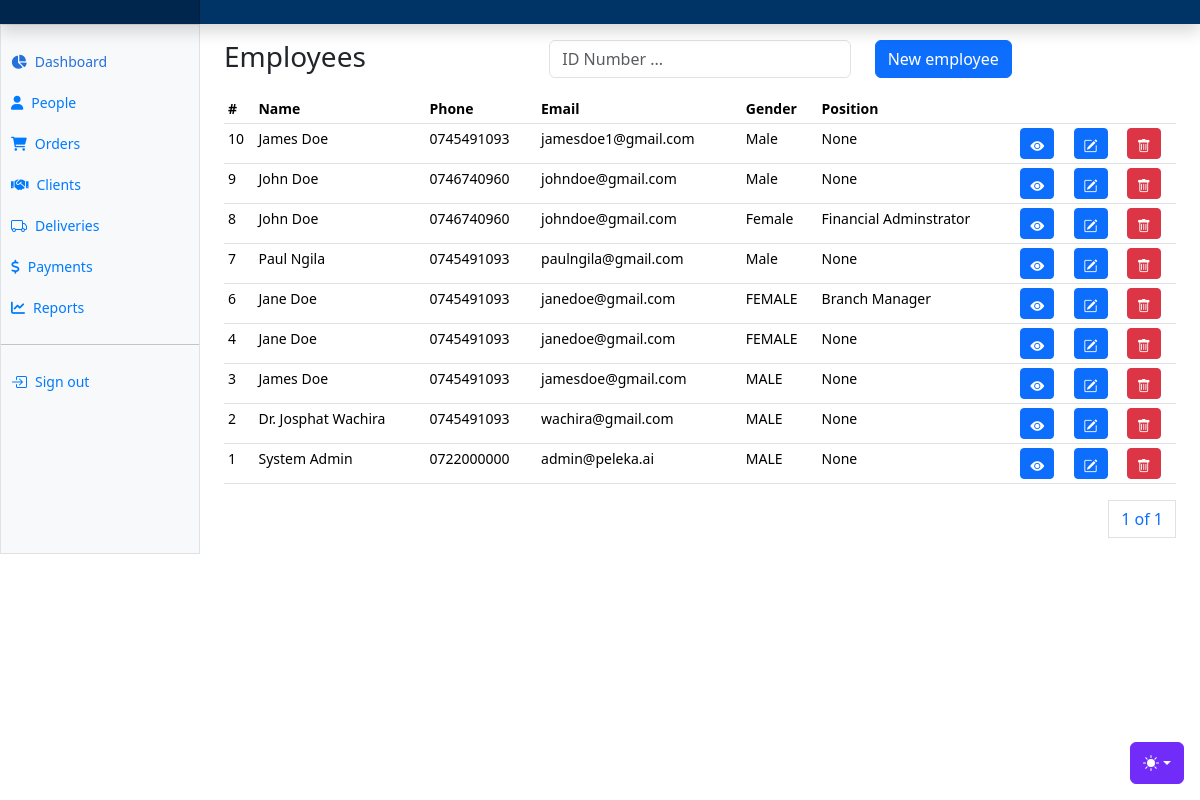
/users/employees/ (signed in), run on the app's committed database.
### apps/users/models.py (models this page shows, shortened)
class User(AbstractUser, AbstractBaseModel):
    role = models.CharField(max_length=255, choices=UserRoleEnum.choices())
    phone_number = models.CharField(max_length=20)
    date_of_birth = models.DateField(null=True)
    gender = models.CharField(max_length=255, choices=GenderEnum.choices())
    id_number = models.CharField(max_length=255, null=True)
    kra_pin = models.CharField(max_length=255, null=True)
    address = models.CharField(max_length=255, null=True)
    city = models.CharField(max_length=255, null=True)
    country = models.CharField(max_length=255, null=True)
    photo = models.ImageField(upload_to="users/", null=True)
    tenant = models.ForeignKey("tenants.Tenant", on_delete=models.SET_NULL, null=True)
    position = models.CharField(max_length=255, null=True)
    def name(self):
        return f"{self.first_name} {self.last_name}"

### apps/users/views.py (the view)
# urls.py: path("employees/", employees, name="employees"),
@login_required(login_url="/users/login")
def employees(request):
    user = request.user
    employees = User.objects.all().order_by("-created")
    if not user.is_superuser:
        employees = (
            User.objects.filter(tenant=request.tenant)
            .filter(role__in=["ADMIN", "EMPLOYEE"])
            .order_by("-created")
        )
    paginator = Paginator(employees, 10)
    page_number = request.GET.get("page")
    page_obj = paginator.get_page(page_number)
    context = {"page_obj": page_obj}
    return render(request, "employees/employees.html", context)

### templates/employees/employees.html (shortened to what this page needs)
{% extends "base.html" %}
{% block content %}
<div class="row">
    <div class="col">
        <h3>Employees</h3>
    </div>
    <div class="col">
      <form method="POST">
        <div class="input-group mb-3">
            <div class="col">
              <input type="text" class="form-control" name="search_text" id="search_text" placeholder="ID Number ...">
            </div>
          </div>
      </form>
    </div>
    <div class="col">
      <button class="btn btn-primary" data-bs-toggle="modal" data-bs-target="#newEmployeeModal">New employee</button>
    </div>
</div>
      <div class="table-responsive small">
        <table class="table table-sm">
          <thead>
            <tr>
              <th scope="col">#</th>
              <th scope="col">Name</th>
              <th scope="col">Phone</th>
              <th scope="col">Email</th>
              <th scope="col">Gender</th>
              <th scope="col">Position</th>
              <th scope="col" colspan="3"></th>
            </tr>
          </thead>
          <tbody>
            {% for employee in page_obj %}
            <tr>
              <td>{{employee.id}}</td>
              <td>{{employee.name}}</td>
              <td>{{employee.phone_number}}</td>
              <td>{{employee.email}}</td>
              <td>{{employee.gender}}</td>
              <td>{{employee.position}}</td>
              <td>
                <a href="" class="btn btn-primary btn-sm"><i class="bi bi-eye-fill"></i></a>
              </td>
              <td><a class="btn btn-primary btn-sm" data-bs-toggle="modal" data-bs-target="#editEmployeeModal{{ employee.id }}">
                <i class="bi bi-pencil-square"></i>
              </a></td>
              <td><a class="btn btn-danger btn-sm" data-bs-toggle="modal" data-bs-target="#deleteEmployeeModal{{ employee.id }}">
                <i class="bi bi-trash"></i>
              </a></td>
            </tr>
            {% endfor %}
          </tbody>
        </table>
        <div>
          <nav aria-label="Page navigation example">
            <ul class="pagination justify-content-end">
              <a class="page-link" href="#">{{ page_obj.number }} of {{ page_obj.paginator.num_pages }}</a>
            </ul>
          </nav>
        </div>
      </div>
{% endblock content %}

### templates/base.html (shortened to what this page needs)
{% load static %}
<!doctype html>
<html lang="en" data-bs-theme="auto">
  <head><script src="{% static 'assets/js/color-modes.js' %}"></script>
    <link rel="stylesheet" href="https://cdn.jsdelivr.net/npm/@docsearch/css@3">
<link href="{%  static 'assets/dist/css/bootstrap.min.css' %}" rel="stylesheet">
    <link href="{%  static 'assets/dist/css/bootstrap-icons.css' %}" rel="stylesheet">
    <link href="{% static 'dashboard.css' %}" rel="stylesheet">
    <link rel="stylesheet" href="https://cdnjs.cloudflare.com/ajax/libs/font-awesome/6.0.0-beta3/css/all.min.css">
  </head>
  <body>
    <div class="dropdown position-fixed bottom-0 end-0 mb-3 me-3 bd-mode-toggle">
      <button class="btn btn-bd-primary py-2 dropdown-toggle d-flex align-items-center"
              id="bd-theme"
              type="button"
              aria-expanded="false"
              data-bs-toggle="dropdown"
              aria-label="Toggle theme (auto)">
        <svg class="bi my-1 theme-icon-active" width="1em" height="1em"><use href="#circle-half"></use></svg>
      </button>
    </div>
<header class="navbar sticky-top navbar-custom flex-md-nowrap p-0 shadow" data-bs-theme="dark">
  <a class="navbar-brand col-md-3 col-lg-2 me-0 px-3 fs-6 text-white" href="{% url 'home' %}">
  </a>
</header>
<div class="container-fluid">
  <div class="row">
    {% include "includes/sidebar.html" %}
    <main class="col-md-9 ms-sm-auto col-lg-10 px-md-4 mt-3">
      {% block content %}
      {% endblock content %}
  </main>
  </div>
</div>
    <script src="{% static 'dashboard.js' %}"></script></body>
</html>

### templates/includes/sidebar.html (shortened to what this page needs)
<div class="sidebar border border-right col-md-3 col-lg-2 p-0 bg-body-tertiary">
  <div class="offcanvas-md offcanvas-end bg-body-tertiary" tabindex="-1" id="sidebarMenu" aria-labelledby="sidebarMenuLabel">
    <div class="offcanvas-body d-md-flex flex-column p-0 pt-lg-3 overflow-y-auto">
      <ul class="nav flex-column">
        <li class="nav-item">
          <a class="nav-link d-flex align-items-center gap-2 active" aria-current="page" href="/">
            <i class="fas fa-chart-pie"></i>
            Dashboard
          </a>
        </li>
        <li class="nav-item">
          <a class="nav-link d-flex align-items-center gap-2" data-bs-toggle="collapse" href="#peopleGroup" role="button" aria-expanded="false" aria-controls="peopleGroup">
            <i class="fas fa-user"></i>
            People
          </a>
        </li>
        <li class="nav-item">
          <a class="nav-link d-flex align-items-center gap-2" data-bs-toggle="collapse" href="#ordersGroup" role="button" aria-expanded="false" aria-controls="ordersGroup">
            <i class="fas fa-shopping-cart"></i>
            Orders
          </a>
        </li>
        <li class="nav-item">
          <a class="nav-link d-flex align-items-center gap-2" href="{% url 'clients' %}">
            <i class="fas fa-handshake"></i>
            Clients
          </a>
        </li>
        <li class="nav-item">
          <a class="nav-link d-flex align-items-center gap-2" data-bs-toggle="collapse" href="#groupedDeliveriesGroup" role="button" aria-expanded="false" aria-controls="groupedDeliveriesGroup">
            Deliveries
          </a>
        </li>
      <li class="nav-item">
        <a class="nav-link d-flex align-items-center gap-2" data-bs-toggle="collapse" href="#paymentsGroup" role="button" aria-expanded="false" aria-controls="paymentsGroup">
          <i class="fas fa-dollar-sign"></i>
          Payments
        </a>
      </li>
      <li class="nav-item">
        <a class="nav-link d-flex align-items-center gap-2" data-bs-toggle="collapse" href="#reportsGroup" role="button" aria-expanded="false" aria-controls="reportsGroup">
          <i class="fas fa-chart-line"></i>
          Reports
        </a>
      </li>
      </ul>
      <hr class="my-3">
      <ul class="nav flex-column mb-auto">
        <li class="nav-item">
          <a class="nav-link d-flex align-items-center gap-2" href="{% url 'logout' %}">
            Sign out
          </a>
        </li>
      </ul>
    </div>
  </div>
</div>

### static/dashboard.css (style rules this page uses)
.bi { display: inline-block; width: 1rem; height: 1rem; }
.sidebar .nav-link { font-size: .875rem; font-weight: 500; }
.sidebar .nav-link.active { color: #2470dc; }
.navbar-brand { padding-top: .75rem; padding-bottom: .75rem; background-color: rgba(0, 0, 0, .25); box-shadow: inset -1px 0 0 rgba(0, 0, 0, .25); }

### templates/base.html (style rules this page uses)
.bi { vertical-align: -.125em; fill: currentColor; }
.btn-bd-primary { --bd-violet-bg: #712cf9; --bd-violet-rgb: 112.520718, 44.062154, 249.437846; --bs-btn-font-weight: 600; --bs-btn-color: var(--bs-white); --bs-btn-bg: var(--bd-violet-bg); --bs-btn-border-color: var(--bd-violet-bg); --bs-btn-hover-color: var(--bs-white); --bs-btn-hover-bg: #6528e0; --bs-btn-hover-border-color: #6528e0; --bs-btn-focus-shadow-rgb: var(--bd-violet-rgb); --bs-btn-active-color: var(--bs-btn-hover-color); --bs-btn-active-bg: #5a23c8; --bs-btn-active-border-color: #5a23c8; }
.bd-mode-toggle { z-index: 1500; }
.navbar-custom { background-color: #003366; }
.navbar-custom .navbar-brand, .navbar-custom .nav-link { color: #ffffff; }
.sidebar a { color: #007bff; text-decoration: none; padding: 10px; display: block; font-weight: 500; }

### data on the page
User: id "10", name "James Doe", phone_number "0745491093", email "jamesdoe1@gmail.com", gender "Male", position "None"
User: id "9", name "John Doe", phone_number "0746740960", email "johndoe@gmail.com", gender "Male", position "None"
User: id "8", name "John Doe", phone_number "0746740960", email "johndoe@gmail.com", gender "Female", position "Financial Adminstrator"
User: id "7", name "Paul Ngila", phone_number "0745491093", email "paulngila@gmail.com", gender "Male", position "None"
User: id "6", name "Jane Doe", phone_number "0745491093", email "janedoe@gmail.com", gender "FEMALE", position "Branch Manager"
User: id "4", name "Jane Doe", phone_number "0745491093", email "janedoe@gmail.com", gender "FEMALE", position "None"
User: id "3", name "James Doe", phone_number "0745491093", email "jamesdoe@gmail.com", gender "MALE", position "None"
User: id "2", name "Dr. Josphat Wachira", phone_number "0745491093", email "wachira@gmail.com", gender "MALE", position "None"
User: id "1", name "System Admin", phone_number "0722000000", email "admin@peleka.ai", gender "MALE", position "None"

### other printed values
{{ page_obj.number }} "1"
{{ page_obj.paginator.num_pages }} "1"
